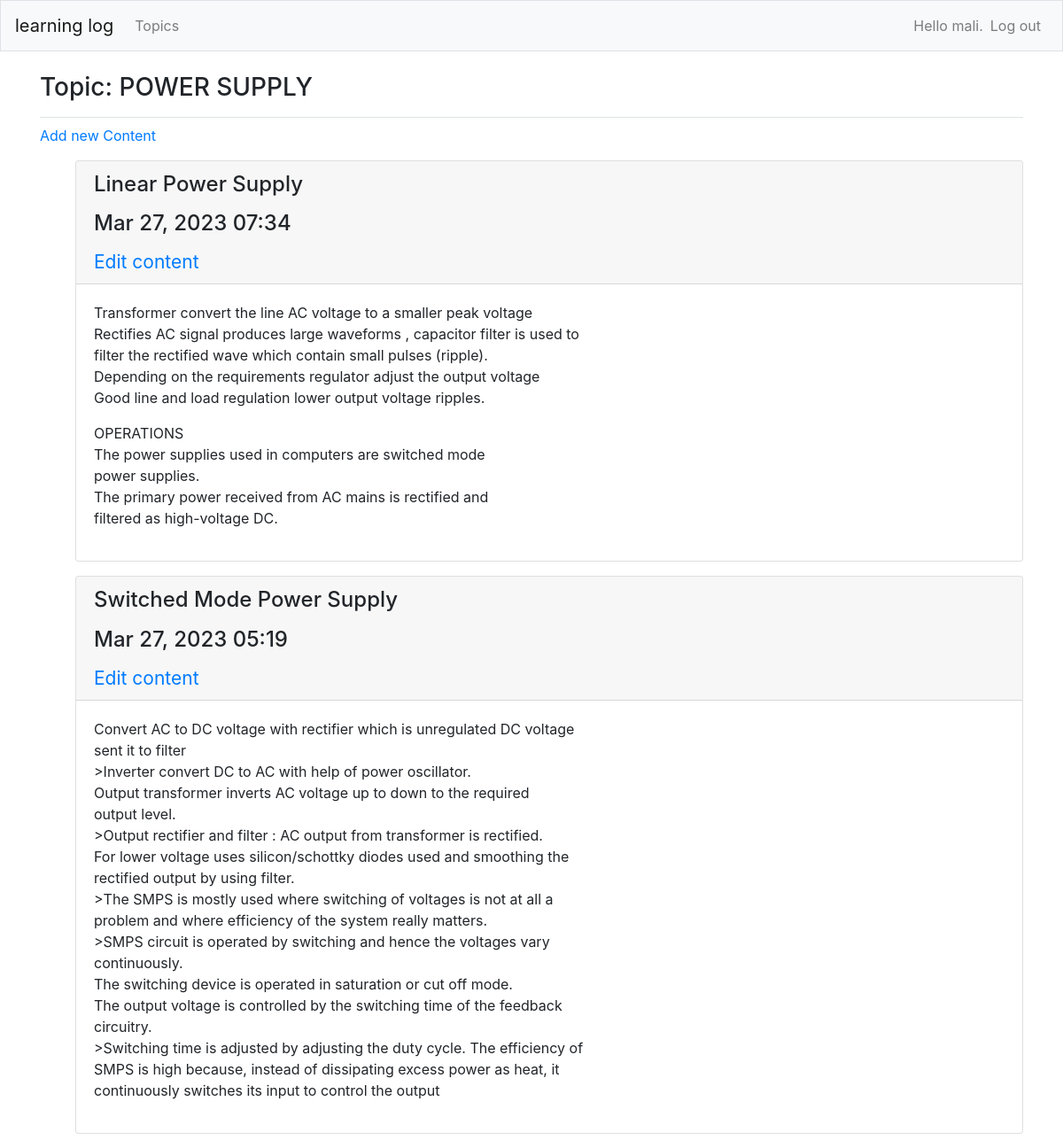
The page /topics/1/ (signed in) on the database its author committed.
### core/models.py (models this page shows, shortened)
class Topic(models.Model):
    text = models.CharField(max_length=200)
    date_added = models.DateTimeField(auto_now_add=True)
    owner = models.ForeignKey(User, on_delete=models.CASCADE)
    def __str__(self):
        return self.text

class Entry(models.Model):
    topic = models.ForeignKey(Topic, on_delete=models.CASCADE)
    headline = models.CharField(max_length=150)
    text = models.TextField()
    date_added = models.DateTimeField(auto_now_add=True)
    class Meta:
        verbose_name_plural = 'entries'

### core/views.py (the view)
# urls.py: path('topics/<int:topic_id>/', topic, name='topic'),
def topic(request, topic_id):
    topic = Topic.objects.get(id=topic_id)
    if topic.owner != request.user:
        raise Http404
    entries = topic.entry_set.order_by('-date_added')
    context = {'topic': topic, 'entries': entries}
    return render(request, 'core/topic.html', context)

### core/templates/core/topic.html (shortened to what this page needs)
{% extends 'core/base.html' %}
{% block page_header %}
   <h3>Topic: {{topic}}</h3>
{% endblock page_header %}
   {% block content %}
   <p>
      <a href="{% url 'core:newentry' topic.id%}">Add new Content</a>
   </p>
   <ul>
    {% for entry in entries  %}
      <div class="card mb-3">
         <h4 class="card-header">
            <p>{{entry.headline}}</p>
            <p>{{entry.date_added|date:'M d, Y H:i'}}</p>
            <small>
               <a href="{% url 'core:editentry'  entry.id %}">Edit content</a>
            </small>
         </h4>
         <div class="card-body">
           {{entry.text|linebreaks}} </div>
      </div>
    {% empty %}
       <li> There are no entries for this topic yet.</li>
    {% endfor %}
   </ul>
{% endblock content %}

### core/templates/core/base.html (shortened to what this page needs)
{% load bootstrap4 %}
<html lang="en">
<head>
    {% bootstrap_css %}
</head>
<body>
<nav class="navbar navbar-expand-md navbar-light bg-light mb-4 border">
    <a class="navbar-brand" href="{% url 'core:index'%}">learning log</a>
    <div class ="collapse navbar-collapse" id="navbarCollapse">
        <ul class= "navbar-nav mr-auto">
             <li class="nav-item">
                <a class="nav-link" href="{% url 'core:topics'%}">Topics</a>
             </li>
        </ul>
        <ul class="navbar-nav ml-auto">
            {% if user.is_authenticated %}
              <li>
                <span class="navbar-text">Hello {{user.username}}.</span>
              </li>
              <li class="nav-item">
                <a class="nav-link" href="{% url 'users:logout' %}">Log out</a>
              </li>
            {% else %}
               <li class="nav-item">
                  <a class="nav-link" href="{% url 'users:login'%}">Log in</a>
               </li>
            {% endif %}
        </ul>
    </div>
</nav>
<main role="main" class="container">
    <div class="pb-2 mb-2 border-bottom">
        {% block page_header %}{% endblock page_header %}
    </div>
    <div>
        {% block content %}{% endblock content %}
    </div>
</main>
</body>
</html>

### rows shown on the page
Topic: text "POWER SUPPLY"
Entry: headline "Linear Power Supply", date_added "Mar 27, 2023 07:34", text "Transformer convert the line AC voltage to a smaller peak voltage Rectifies AC signal produces large waveforms , capacitor filter is used to filter the rectified wave which contain small pulses (ripple). Depending on the requirements regulator adjust the output voltage Good line and load regulation lower output voltage ripples. OPERATIONS The power supplies used in computers are switched mode power supplies. The primary power received from AC mains is rectified and filtered as high-voltage DC."
Entry: headline "Switched Mode Power Supply", date_added "Mar 27, 2023 05:19", text "Convert AC to DC voltage with rectifier which is unregulated DC voltage sent it to filter >Inverter convert DC to AC with help of power oscillator. Output transformer inverts AC voltage up to down to the required output level. >Output rectifier and filter : AC output from transformer is rectified. For lower voltage uses silicon/schottky diodes used and smoothing the rectified output by using filter. >The SMPS is mostly used where switching of voltages is not at all a problem and where efficiency of the system really matters. >SMPS circuit is operated by switching and hence the voltages vary continuously. The switching device is operated in saturation or cut off mode. The output voltage is…"

### other values the page prints
{{ user.username }} "mali"
